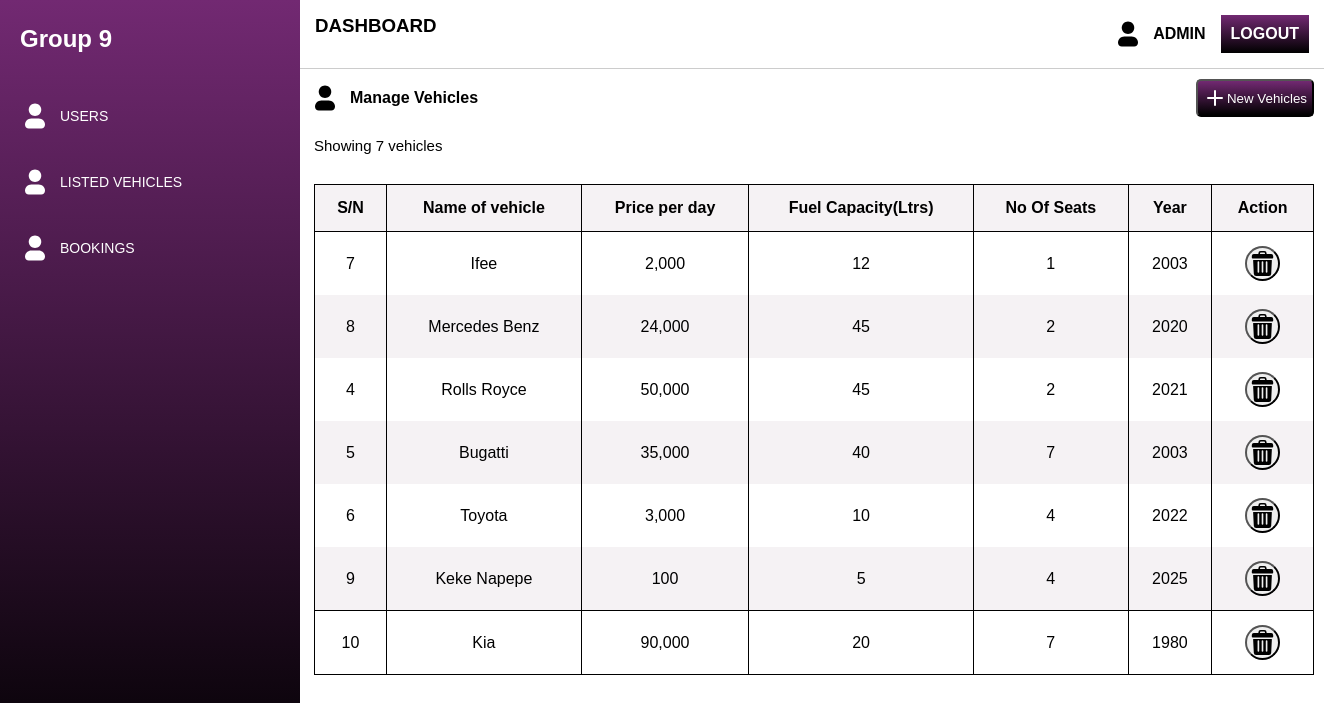
/administration/managevehicles.php, run on the app's committed database.
### tables this page shows
CREATE TABLE IF NOT EXISTS `cars` (
  `carID` int(11) NOT NULL AUTO_INCREMENT,
  `carName` varchar(255) NOT NULL,
  `carPrice` varchar(255) NOT NULL,
  `carFuel` varchar(255) NOT NULL,
  `carSeats` varchar(255) NOT NULL,
  `carYear` varchar(255) NOT NULL,
  `carDesc` varchar(255) NOT NULL,
  `imgFullNameCar` longtext NOT NULL,
  PRIMARY KEY (`carID`)
);

### administration/managevehicles.php (the view, shortened to what this page needs)
<?php echo "<link rel='stylesheet' href='adminindex.css'>" ?>
<?php
    require('../includes/dbh.inc.php');
    $sql2 = "SELECT * FROM cars";
    $resultCar = mysqli_query($conn, $sql2);
    $rowCar = mysqli_fetch_all($resultCar, MYSQLI_ASSOC);
?>
<!DOCTYPE html>
<html lang="en">
<head>
</head>
<body>
    <?php include('adminsidenav.php'); ?>
    <div class="main">
        <?php include('adminheader.php'); ?>
        <div class="mainholder">
                <div class="title1">
                <span>Manage Vehicles</span>
                </div>
                <div class="button1">
                    <button><span><a href="addvehicle.php"> New Vehicles </a></span> </button>
                </div>
        </div>
        <div class="no">Showing <?= count($rowCar) ?> vehicles</div>
        <div class="tablon">
        <table>
            <tbody>
                <tr>
                    <th>S/N</th>
                    <th>Name of vehicle</th>
                    <th>Price per day</th>
                    <th>Fuel Capacity(Ltrs)</th>
                    <th>No Of Seats</th>
                    <th>Year</th>
                    <th>Action</th>
                </tr>
                <?php foreach($rowCar as $cars): ?>
                    <tr><td><?= $cars['carID']; ?></td>
                    <td><?= $cars['carName']; ?></td>
                    <td><?= $cars['carPrice']; ?></td>
                    <td><?= $cars['carFuel']; ?></td>
                    <td><?= $cars['carSeats']; ?></td>
                    <td><?= $cars['carYear']; ?></td>
                    <td class='edits'>
                        <form class="deleteform" action="../includes/deletecar.inc.php" method="POST">
                            <button class="deletecar deletecar2" type="submit" name="deletecar-submit">
                            </button>
                        </form>
                    </td></tr>
                <?php endforeach; ?>
            </tbody>
        </table>
        </div>
    </div>
</body>
</html>

### administration/adminsidenav.php (shortened to what this page needs)
<div class="sidenav">
    <h2 class="group9"><a href="adminindex.php">Group 9</a></h2>
        <a href="registeredusers.php" class="sidenav_item">
                 <span>USERS</span>
        </a>
        <a href="managevehicles.php" class="sidenav_item">
            <span>LISTED VEHICLES</span>
        </a>
        <a href="totalbookings.php" class="sidenav_item">
            <span> BOOKINGS </span>
        </a>
    </div>

### administration/adminheader.php (shortened to what this page needs)
<header>
<h3>DASHBOARD</h3>
<h4>
    <span>ADMIN</span>
    <a href="../welcome.php">LOGOUT</a>
</h4>
</header>

### administration/adminindex.css (style rules this page uses)
* { margin: 0; padding: 0; box-sizing: border-box; font-family: Montserrat, sans-serif;; }
.group9 { margin-bottom: 30px; }
.group9 a { text-decoration: none; font-size: 24px; color: white; font-weight: 700; }
.sidenav { height: 100vh; width: 300px; position: fixed; z-index: 1; top: 0; left: 0; background-image: linear-gradient(rgb(114, 41, 114), black); overflow-x: hidden; padding: 25px 20px; }
.sidenav_item { padding: 18px 0; text-decoration: none; font-size: 14px; font-weight: 500; color: white; display: flex; align-items: center; transition: all .8s; cursor: pointer; }
.sidenav_item span { margin-left: 10px; }
.main { margin-left: 300px; }
header { display: flex; justify-content: space-between; padding: 15px 15px; border-bottom: 1px solid rgb(204, 204, 204); }
header h3 { color: black; float: left; margin-bottom: 5px; }
header h4 { display: flex; align-items: center; }
header a { margin-left: 15px; background-image: linear-gradient(rgb(114, 41, 114), black); color: white; padding: 10px 10px; text-decoration: none; }
.main h4 svg { margin-right: 10px; }
.mainholder { padding: 10px 10px; display: flex; justify-content: space-between; margin-bottom: 10px; }
.title1 { display: flex; align-items:center; }
.title1 span { margin-left: 10px; font-weight: 700; }
.button1 button { display: flex; align-items: center; color: white; border-radius: 5px; padding: 5px 5px; background-image: linear-gradient(rgb(114, 41, 114), black); }
.button1 button a { text-decoration: none; color: white; }
.no { margin-top: 10px; padding-left: 14px; font-size: 15px; font-weight: 500; }
.tablon { padding-left: 14px; margin-top: 30px; }
table td, th { padding: 14px; border-right: 1px solid black; border-left: 1px solid black; margin: 0; text-align: center; }
table tr:first-child, table tr:last-child { border: 1px solid black; }
table { border: 1px solid black; border-collapse: collapse; width: 1000px; }
table tr:nth-of-type(odd) { background-color: rgba(144, 107, 132, 0.09); }
form { margin-top: 60px; }
.deleteform { margin-top: 0; }
.deletecar { border-radius: 50%; }
.deletecar2 { width: 35px; height: 35px; }

### data on the page
cars: carID "7", carName "Ifee", carPrice "2,000", carFuel "12", carSeats "1", carYear "2003"
cars: carID "8", carName "Mercedes Benz", carPrice "24,000", carFuel "45", carSeats "2", carYear "2020"
cars: carID "4", carName "Rolls Royce", carPrice "50,000", carFuel "45", carSeats "2", carYear "2021"
cars: carID "5", carName "Bugatti", carPrice "35,000", carFuel "40", carSeats "7", carYear "2003"
cars: carID "6", carName "Toyota", carPrice "3,000", carFuel "10", carSeats "4", carYear "2022"
cars: carID "9", carName "Keke Napepe", carPrice "100", carFuel "5", carSeats "4", carYear "2025"
cars: carID "10", carName "Kia", carPrice "90,000", carFuel "20", carSeats "7", carYear "1980"

### other printed values
count($rowCar) "7"
